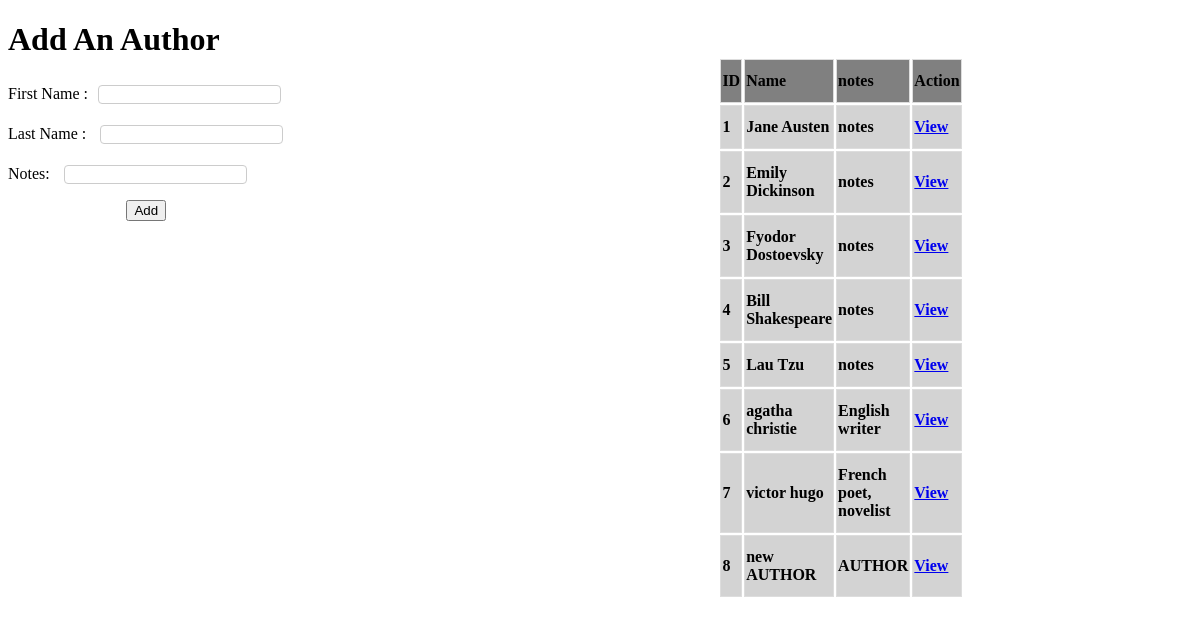
The app's page /authors with its own data.
### books_authors_app/models.py (models this page shows, shortened)
class Authors(models.Model):
    first_name = models.CharField(max_length=45)
    last_name = models.CharField(max_length=45)
    book = models.ManyToManyField(Books, related_name="authors")
    notes = models.TextField()
    created_at = models.DateTimeField(auto_now_add=True)
    updated_at = models.DateTimeField(auto_now=True)

### books_authors_app/views.py (the view)
# urls.py: path('authors',views.authors),
def authors(request):
    context = {'Authors' : Authors.objects.all() }
    return render(request , 'authors.html' , context)

### books_authors_app/templates/authors.html (shortened to what this page needs)
<!DOCTYPE html>
<html lang="en">
<head>
    {% load static %}
    <link rel="stylesheet" href="{% static 'css/style.css' %}">
</head>
<body>
    <div id=add>
    <form action="addAuthor" method="POST">
        <h1> Add An Author </h1>
        <p> First Name :<input name="Fname" type="text"></p>
        <p>Last Name : <input name="lname" type="text"></p>
        <p>Notes: <input name="notes" type="text"></p>
        <button> Add </button></p>
    </form>
</div>
    <div>
        <table>
            <tr id='heading'>
            <th> ID </th>
            <th> Name </th>
            <th> notes </th>
            <th>   Action </th>
            {% for Author in Authors %}
            <tr>
                <th>{{Author.id}}</th>
                <th>{{Author.first_name}} {{Author.last_name}}</th>
                <th>{{Author.notes}}</th>
                <th><a href="authors/{{Author.id}}">   View  </a></th>
            </tr>{% endfor %}
        </table>
    </div>
</body>
</html>

### books_authors_app/static/css/style.css (style rules this page uses)
p { font-family: 'Lucida Sans'; }
table { font-family: 'Lucida Sans'; width: 20%; margin-left: 60%; margin-top: -180px; }
#heading th { background-color: gray; }
table th { padding-top: 12px; padding-bottom: 12px; text-align: left; background-color: lightgrey; color: black; border: 1px solid #ddd; }
button { margin-left: 10%; }
input[type=text], input[type=number] { margin: 5px 10px 0px; display: inline-block; border: 1px solid #ccc; border-radius: 4px; box-sizing: border-box; }

### records on screen
Authors: id "1", first_name "Jane", last_name "Austen", notes "notes"
Authors: id "2", first_name "Emily", last_name "Dickinson", notes "notes"
Authors: id "3", first_name "Fyodor", last_name "Dostoevsky", notes "notes"
Authors: id "4", first_name "Bill", last_name "Shakespeare", notes "notes"
Authors: id "5", first_name "Lau", last_name "Tzu", notes "notes"
Authors: id "6", first_name "agatha", last_name "christie", notes "English writer"
Authors: id "7", first_name "victor", last_name "hugo", notes "French poet, novelist"
Authors: id "8", first_name "new", last_name "AUTHOR", notes "AUTHOR"
